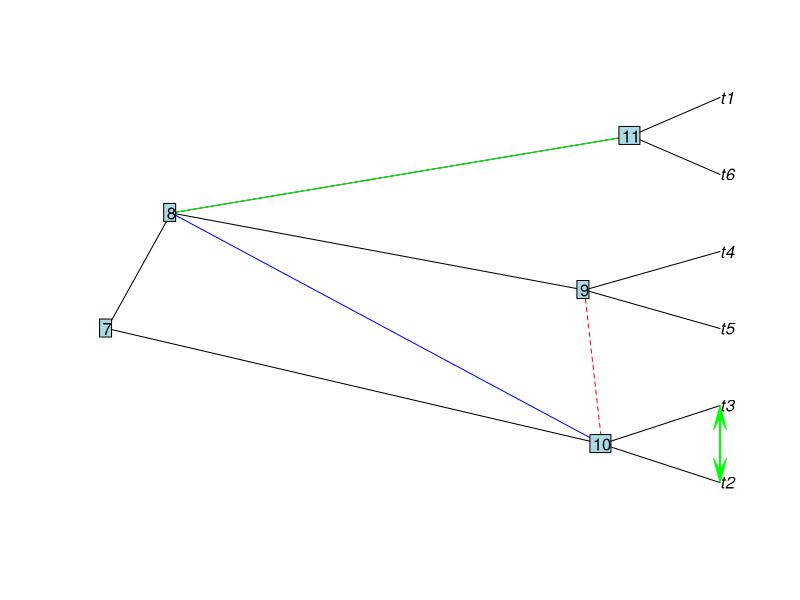

This chart was generated by the following R code:
library(ape)


### Name: edges
### Title: Draw Additional Edges on a Plotted Tree
### Aliases: edges fancyarrows
### Keywords: aplot

### ** Examples

set.seed(2)
tr <- rcoal(6)
plot(tr, "c")
edges(10, 9, col = "red", lty = 2)
edges(10:11, 8, col = c("blue", "green")) # recycling of 'nodes1'
edges(1, 2, lwd = 2, type = "h", arrows = 3, col = "green")
nodelabels()
